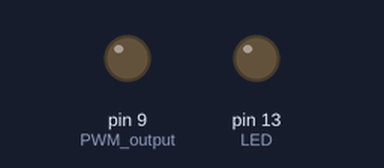
A sketch run on a simulated Arduino Uno, built with avr-gcc and run on an emulated ATmega328P. Shown: output pins drawn as LEDs (lit = HIGH). Dashed ring = blinking.

Above: at 0.09 s.
At 2.94 s:
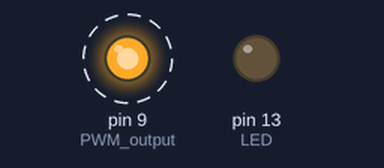
Timing chart, 0 to 3.2 s (numbered marks = the images above):
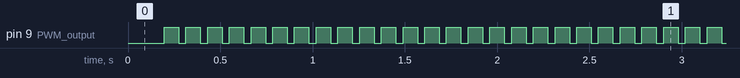

The sketch:

UNO_Leaf_DC-DC_Converter_8_5Hz__example.ino
```cpp
/*
 *      Nissan LEAF DC-DC converter Modulator.
 *
 *      Example setup on the Arduino UNO / NAN0 etc
 *
 *
 *      Andrew McKinnon
 *
 */


#define PRESCALE_256  0B100
#define PRESCALE_64   0B011
#define WGM13         0B00010000

#define PRESCALE PRESCALE_64
#define PWMPERIOD 14706

void setup()
{
  pinMode(13,OUTPUT);  //  LED
  pinMode(9,OUTPUT);   //  PWM output
  noInterrupts();

  /*--------------------------------
   *    Timer 1 Setup
   *        period = 8.5Hz
   ---------------------------------*/

  TCCR1A = 0;
  TCCR1B = PRESCALE + WGM13 ;
  TCCR1A = 0B10100000;  //COM1x1 = 1;  Clr on match
  ICR1 = PWMPERIOD;
  OCR1A = 0;
  interrupts();
  //setPWM(9999);
  setPWM_Percent(67);
}

void loop() {
  // put your main code here, to run repeatedly:

}


void setPWM_Percent(int percent)
{
  unsigned int x;
  x = map(percent,0,100,0,PWMPERIOD);
  setPWM(x);
}

void setPWM(int pwm)
{
  unsigned int x = (unsigned int) constrain(pwm,0,PWMPERIOD);
  OCR1A = x;
}
```

Measured:
- by itself, pin 9 (PWM_output): alternates HIGH for 0.08 s and LOW for 0.04 s
